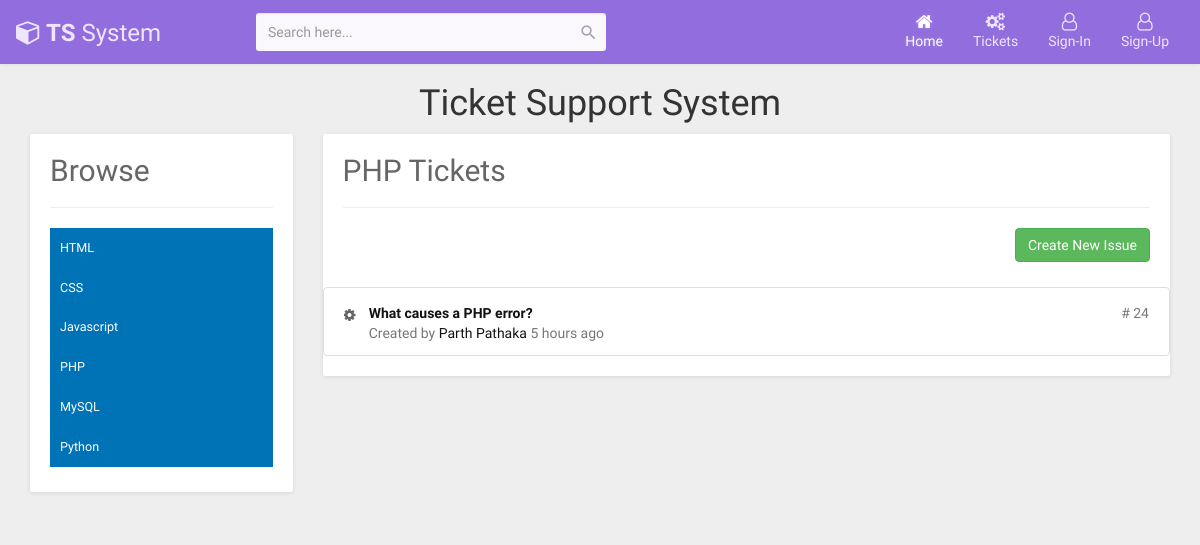
Screenshot of /tickets.php?catid=4 with the database file from the repository.
### tables this page shows
CREATE TABLE `maintopics` (
  `topic_id` int(20) NOT NULL,
  `topic_name` varchar(255) NOT NULL,
  `topic_desc` varchar(255) NOT NULL,
  `topic_logo` varchar(255) NOT NULL,
  `created` timestamp NOT NULL DEFAULT current_timestamp() ON UPDATE current_timestamp()
);

CREATE TABLE `threads` (
  `thread_id` int(20) NOT NULL,
  `thread_title` varchar(255) NOT NULL,
  `thread_desc` varchar(255) NOT NULL,
  `thread_cat_id` int(20) NOT NULL,
  `thread_user_id` int(20) NOT NULL,
  `timestamp` datetime NOT NULL DEFAULT current_timestamp()
);

CREATE TABLE `users` (
  `userid` int(20) NOT NULL,
  `username` varchar(255) NOT NULL,
  `email` varchar(255) NOT NULL,
  `password` varchar(255) NOT NULL
);

### tickets.php (the view, shortened to what this page needs)
<?php
include "partials/dbconnect.php";
$catId = $_GET['catid'];
?>
<!DOCTYPE html>
<html lang="en">
<head>
  <link rel="stylesheet" href="https://maxcdn.bootstrapcdn.com/bootstrap/3.4.1/css/bootstrap.min.css">
  <link href="https://maxcdn.bootstrapcdn.com/font-awesome/4.3.0/css/font-awesome.min.css" rel="stylesheet">
  <link rel="stylesheet" href="assets\css\ticketstyle.css">
</head>
<?php
$sql_a = "SELECT * FROM threads WHERE thread_cat_id='$catId'";
$result_a = mysqli_query($conn, $sql_a);
$num_of_rows = mysqli_num_rows($result_a);
?>
<body>
<?php include "partials/navbar.php" ; ?>
<h1 class="text-center"> Ticket Support System </h1>
<div class="container">
<section class="content">
	<div class="row">
		<div class="col-md-3">
			<div class="grid support">
				<div class="grid-body">
					<h2>Browse</h2>
					<hr>
					<ul>
						<?php
						$sql_d = "SELECT * FROM maintopics ";
						$result_d = mysqli_query($conn, $sql_d);
						while($row_d = mysqli_fetch_assoc($result_d)){
						?>
						<li class="active"><a href=" tickets.php?catid=<?php echo $row_d["topic_id"];?> "> <?php echo $row_d["topic_name"];?> 	</a></li>
						 <?php } ?>
					</ul>
				</div>
			</div>
		</div>
		<div class="col-md-9">
			<div class="grid support-content">
				 <div class="grid-body">
				 <?php
					$sql_c = "SELECT * FROM maintopics WHERE topic_id='$catId'";
					$result_c = mysqli_query($conn, $sql_c);
					$row_c = mysqli_fetch_assoc($result_c);
				?>
				<h2>  <?php echo $row_c["topic_name"];?> Tickets </h2>
					 <hr>
					<?php if(!$loggedin){ ?>
					<button type="button" class="btn btn-success pull-right" data-toggle="modal" data-target="#loginissue"> Create New Issue</button>
					<?php } ?>
					</div>
					<div class="padding"></div>
					<div class="row">
						<?php if($num_of_rows > 0){ ?>
						<div class="col-md-12">
						<?php while($row_a = mysqli_fetch_assoc($result_a)){ ?>
							<ul class="list-group fa-padding">
								<li class="list-group-item" data-toggle="modal" data-target="#issue">
									<div class="media">
										<i class="fa fa-cog pull-left"></i>
										<div class="media-body">
											<strong> <a href="ticketreplies.php?thrid=<?php echo $row_a['thread_id']?> &catid=<?php echo $catId;?>">
											 <?php echo $row_a['thread_title']; ?></a> </strong> <span class="number pull-right"># <?php echo $row_a['thread_id']; ?> </span>
											 <?php
											 	$thr_user_id = $row_a['thread_user_id'];
											 	$sql_e = "SELECT * FROM users WHERE userid = '$thr_user_id'";
												$result_e = mysqli_query($conn, $sql_e);
												$row_e = mysqli_fetch_assoc($result_e);
											?>
											<p class="info">Created by <a href="#"><?php echo $row_e['username']; ?></a> 5 hours ago
											</p>
										</div>
									</div>
								</li>
							</ul>
							<?php } ?>
						</div>
						<?php }else{ ?>
							<h2 class="text-center"> No Records Found </h2>
						<?php } ?>
					</div>
				</div>
			</div>
		</div>
	</div>
</body>
</html>

### assets/css/ticketstyle.css (style rules this page uses)
body { margin-top:20px; background:#eee; }
.padding { padding: 10px; }
.grid { position: relative; width: 100%; background: #fff; color: #666666; border-radius: 2px; margin-bottom: 25px; box-shadow: 0px 1px 4px rgba(0, 0, 0, 0.1); }
.grid .grid-body { padding: 15px 20px 15px 20px; font-size: 0.9em; line-height: 1.9em; }
.support ul { list-style: none; padding: 0px; }
.support ul li { padding: 8px 10px; }
.support ul li a { color: #999; display: block; }
.support ul li.active { background: #0073b7; }
.support ul li.active a { color: #fff; }
.support h2, .support-content h2 { margin-top: 5px; }
.support-content .list-group li { padding: 15px 20px 12px 20px; cursor: pointer; }
.support-content .fa-padding .fa { padding-top: 5px; width: 1.5em; }
.support-content .info { color: #777; margin: 0px; }
.support-content a { color: #111; }
.support-content .number { color: #777; }

### partials/navbar.php (style rules this page uses)
body { background: #eeeeee; font-family: 'Varela Round', sans-serif; }

### rows the page displays
maintopics: topic_name "HTML"
maintopics: topic_name "CSS"
maintopics: topic_name "Javascript"
maintopics: topic_name "PHP"
maintopics: topic_name "MySQL"
maintopics: topic_name "Python"
threads: thread_title "What causes a PHP error?", thread_id "24", users.username "Parth Pathaka"
